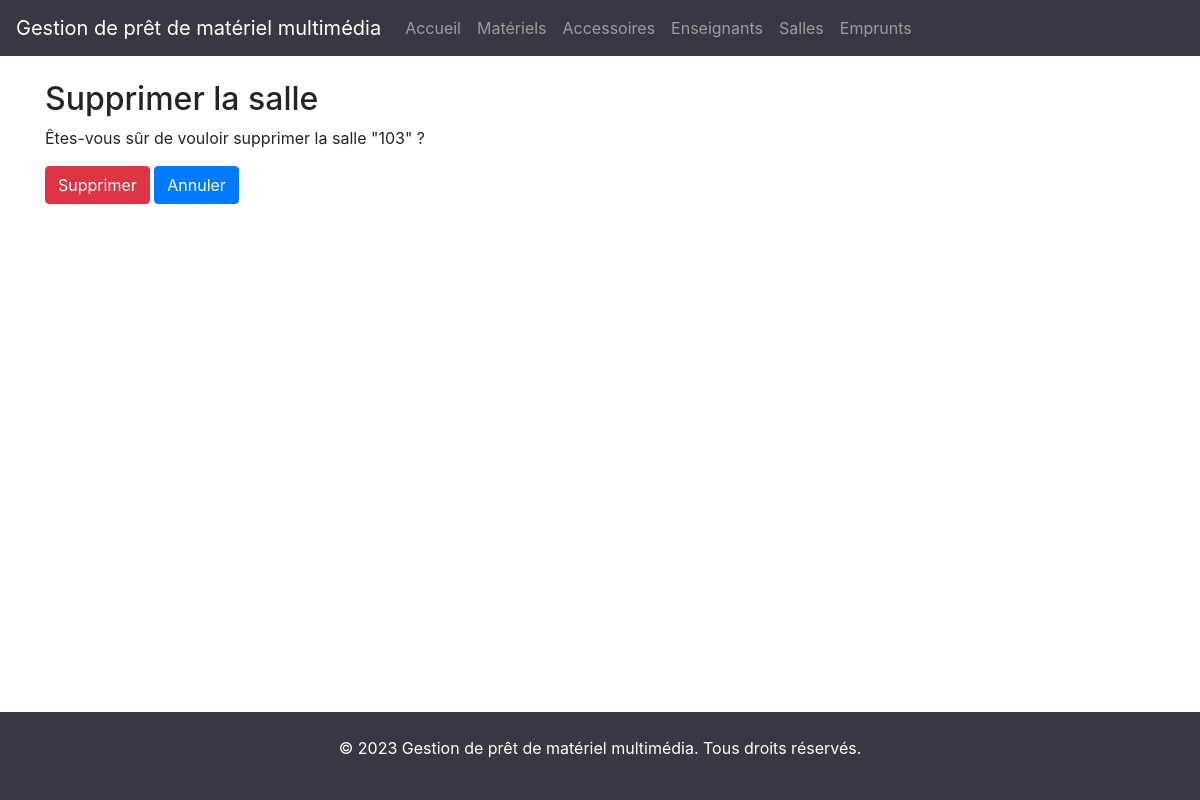
The page /salles/supprimer/4/ on the database as committed earlier.
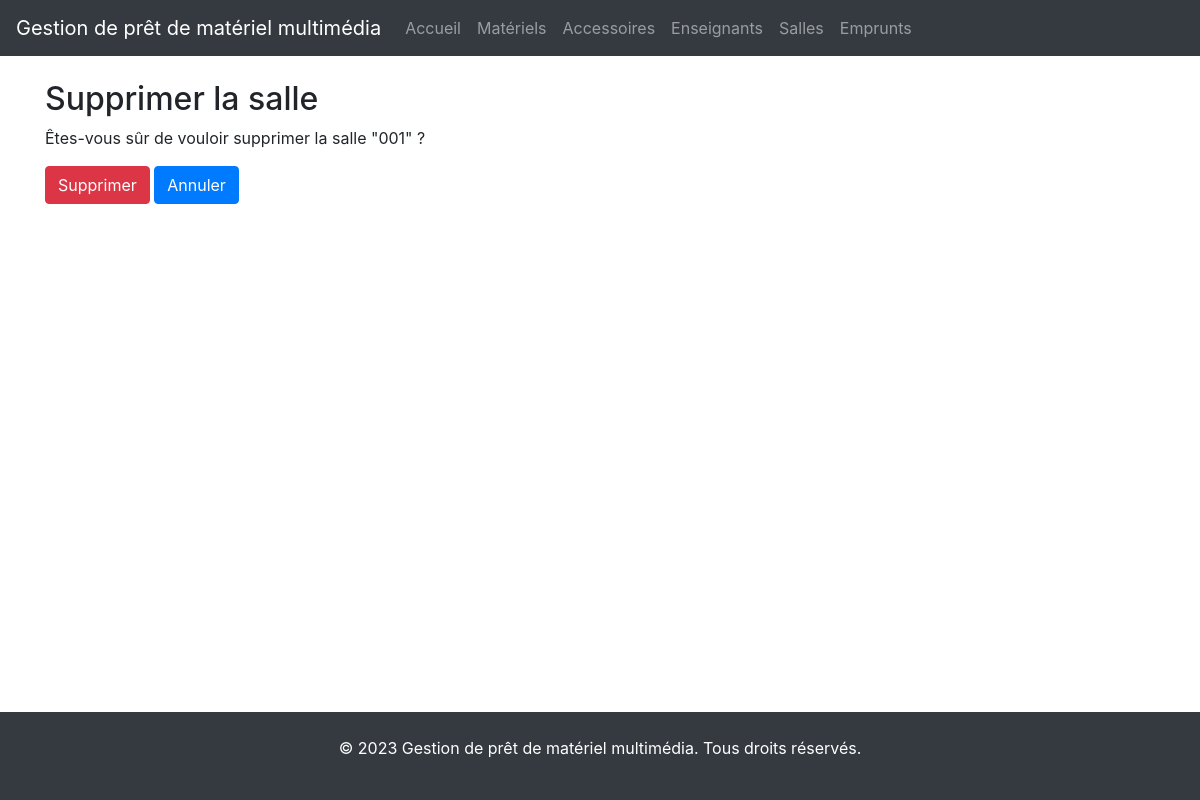
The same page on the database as committed later.
### materiels/models.py (models this page shows, shortened)
class Salle(models.Model):
    numero = models.CharField(max_length=10)

### materiels/views.py (the view)
# urls.py: path('salles/supprimer/<int:salle_id>/', views.supprimer_salle, name='supprimer_salle'),
def supprimer_salle(request, salle_id):
    salle = get_object_or_404(Salle, id=salle_id)
    if request.method == 'POST':
        salle.delete()
        messages.success(request, "Salle supprimée avec succès.")
        return redirect('salles')
    context = {
        'salle': salle
    }
    return render(request, 'salles/delete.html', context)

### templates/salles/delete.html (shortened to what this page needs)
{% extends 'base.html' %}
{% block content %}
  <h2>Supprimer la salle</h2>
  <p>Êtes-vous sûr de vouloir supprimer la salle "{{ salle.numero }}" ?</p>
  <form method="POST">
    <button type="submit" class="btn btn-danger">Supprimer</button>
    <a class="btn btn-primary" href="{% url 'salles' %}">Annuler</a>
  </form>
{% endblock %}

Rows that differ between the two databases and show on the page:
changed Salle: numero "103" → "001"
